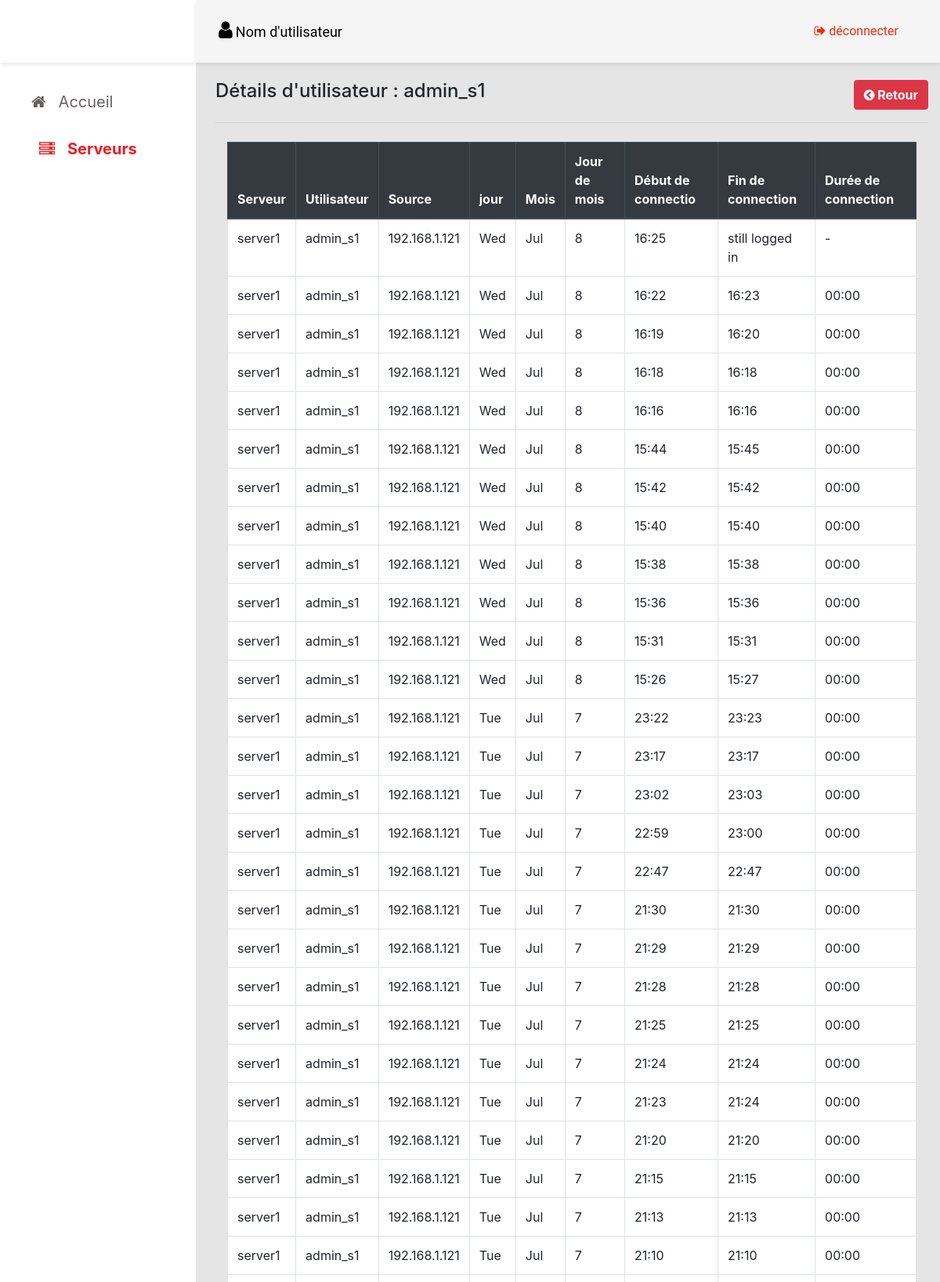
Page /détails-utilisateur.php?id=server1&nom=admin_s1 (upper part) on the committed database.
### tables this page shows
CREATE TABLE info_history(
          servers_name VARCHAR(20),
          users_name VARCHAR(30),
          add_source VARCHAR(30),
          day_connection VARCHAR(30),
          month_connection  VARCHAR(30),
          day_of_month_connection  VARCHAR(30),
          begin_connection VARCHAR(30),
          end_disconnection VARCHAR (30),
          duration_connection VARCHAR(30)
          );

### détails-utilisateur.php (the view, shortened to what this page needs)
<?php
$srv= $_GET['id'];
$nom=$_GET['nom'];
							$db = new MyDB();
							$sql = "select * from info_history where servers_name='".$srv."' and users_name='".$nom."'";
                            $rs=$db->query($sql);
								?>
<!DOCTYPE html>
<html>
<head>
	<link rel="stylesheet" type="text/css" href="css/style1.css">
	<link rel="stylesheet" type="text/css" href="css/bootstrap.min.css">
    <link rel="stylesheet" type="text/css" href="css/datatables.min.css">
	<link rel="stylesheet" type="text/css" href="fonts/font-awesome-4.7.0/css/font-awesome.min.css">
</head>
<body style="background-color: #e5e5e5;">
	<nav class="sidebar">
		<div class="sidebar-head"></div>
		<div class="sidebar-body">
			<ul>
				<li><a href="accueil.php"><i class="fa fa-home"></i>Accueil</a></li>
				<li><a href="serveurs.php" class="active"><i class="fa fa-server"></i>Serveurs</a></li>
			</ul>
		</div>
	</nav>
	<div class="page-container">
		<nav class="navbar navbar-expand-sm fixed-top">
			<div class="navbrand">
				<a href="" class="btn">
					<i class="fa fa-user" style="font-size: 25px;"></i>
					<span style="font-size: 18px;">Nom d'utilisateur</span>
				</a>
			</div>
			<div class="nav-item ml-auto">
				<div class="profil">
					<div class="item mr-4">
						<a href="" class="btn" style="color:#f52a0f;font-size: 16px;">
							<i class="fa fa-sign-out"></i> déconnecter
						</a>
					</div>
				</div>
			</div>
		</nav>
		<div class="contenu">
			<div class="container">
				<div class="row mb-3 mt-4">
        			<div class="col-md-6"><h4>Détails d'utilisateur : <?php echo $nom ?></h4></div>
        			<div class="col-md-6 text-right">
        				<a href="javascript:history.back()" class="btn btn-danger"role="button">
        					<i class="fa fa-chevron-circle-left"></i><b> Retour</b>
						</a>
        			</div>
    			</div>
    			<hr width="100%">
    			<div class="container">
    				<div class="row mt-4">
                        <div class="col-md-12 mx-auto">
                            <table class="table table-bordered bg-white">
                                <thead class="thead-dark">
                                    <tr>
                                        <th class="th-sm">Serveur</th>
                                        <th class="th-sm">Utilisateur</th>
                                        <th class="th-sm">Source</th>
                                        <th class="th-sm">jour </th>
                                        <th class="th-sm">Mois </th>
                                        <th class="th-sm">Jour de mois</th>
                                        <th class="th-sm">Début de connectio</th>
                                        <th class="th-sm">Fin de connection</th>
                                        <th class="th-sm">Durée de connection</th>
                                    </tr>
                                </thead>
                                <tbody>
                                <?php
                                while($row=$rs->fetchArray())
										{
											?>
                                    <tr>
                                        <td><?php echo $row['servers_name']?></td>
                                        <td><?php echo $row['users_name']?></td>
                                        <td><?php echo $row['add_source']?></td>
                                        <td><?php echo $row['day_connection']?></td>
                                        <td><?php echo $row['month_connection']?></td>
                                        <td><?php echo $row['day_of_month_connection']?></td>
                                        <td><?php echo $row['begin_connection']?></td>
                                        <td><?php echo $row['end_disconnection']?></td>
                                        <td><?php echo $row['duration_connection']?></td>
                                    </tr>
                                    <?php
										}
										?>
                                </tbody>
                            </table>
                        </div>
                    </div>
    			</div>
			</div>
		</div>
	</div>
</body>
</html>

### css/style1.css (style rules this page uses)
body { background-color: #e5e5e5; }
* { padding: 0; margin: 0; list-style: none; text-decoration: none; }
.sidebar { position: fixed; width: 250px; height: 100%; background: white; }
.sidebar .sidebar-head { padding:4px 25px; height: 80px; user-select: none; box-shadow: 0px 2px 5px 0px rgba(0, 0, 0, 0.1); }
.sidebar .sidebar-body { padding-top:20px; }
.sidebar-body ul a { display: block; height: 100%; width: 100%; line-height: 60px; font-size: 20px; color: #676262; padding-left: 40px; box-sizing: border-box; transition: .4s; list-style: none; text-decoration: none; }
.sidebar-body ul .active { padding-left: 50px; color: #ED1C24; font-weight: bold; }
.sidebar-body ul a i { margin-right: 16px; }
.page-container { padding-top: 78px; padding-left: 260px; background-position: center; background-size: cover; height: 100vh; transition: all .5s; }
.navbar { font-family: 'Roboto', sans-serif; margin-left: 250px; height: 80px; background-color:#f5f5f5; box-shadow: 0px 2px 5px 0px rgba(0, 0, 0, 0.1); }
.navbar a { color: #000000; text-decoration: none; }
.navbar .navbrand span { font-size: 18px; }
.navbar .nav-item .item { cursor: pointer; }
.page-container .contenu { margin-top: 20px; }

### rows in the picture
info_history: servers_name "server1", users_name "admin_s1", add_source "192.168.1.121", day_connection "Wed", month_connection "Jul", day_of_month_connection "8", begin_connection "16:25", end_disconnection "still logged in", duration_connection "-"
info_history: servers_name "server1", users_name "admin_s1", add_source "192.168.1.121", day_connection "Wed", month_connection "Jul", day_of_month_connection "8", begin_connection "16:22", end_disconnection "16:23", duration_connection "00:00"
info_history: servers_name "server1", users_name "admin_s1", add_source "192.168.1.121", day_connection "Wed", month_connection "Jul", day_of_month_connection "8", begin_connection "16:19", end_disconnection "16:20", duration_connection "00:00"
info_history: servers_name "server1", users_name "admin_s1", add_source "192.168.1.121", day_connection "Wed", month_connection "Jul", day_of_month_connection "8", begin_connection "16:18", end_disconnection "16:18", duration_connection "00:00"
info_history: servers_name "server1", users_name "admin_s1", add_source "192.168.1.121", day_connection "Wed", month_connection "Jul", day_of_month_connection "8", begin_connection "16:16", end_disconnection "16:16", duration_connection "00:00"
info_history: servers_name "server1", users_name "admin_s1", add_source "192.168.1.121", day_connection "Wed", month_connection "Jul", day_of_month_connection "8", begin_connection "15:44", end_disconnection "15:45", duration_connection "00:00"
info_history: servers_name "server1", users_name "admin_s1", add_source "192.168.1.121", day_connection "Wed", month_connection "Jul", day_of_month_connection "8", begin_connection "15:42", end_disconnection "15:42", duration_connection "00:00"
info_history: servers_name "server1", users_name "admin_s1", add_source "192.168.1.121", day_connection "Wed", month_connection "Jul", day_of_month_connection "8", begin_connection "15:40", end_disconnection "15:40", duration_connection "00:00"
info_history: servers_name "server1", users_name "admin_s1", add_source "192.168.1.121", day_connection "Wed", month_connection "Jul", day_of_month_connection "8", begin_connection "15:38", end_disconnection "15:38", duration_connection "00:00"
info_history: servers_name "server1", users_name "admin_s1", add_source "192.168.1.121", day_connection "Wed", month_connection "Jul", day_of_month_connection "8", begin_connection "15:36", end_disconnection "15:36", duration_connection "00:00"
info_history: servers_name "server1", users_name "admin_s1", add_source "192.168.1.121", day_connection "Wed", month_connection "Jul", day_of_month_connection "8", begin_connection "15:31", end_disconnection "15:31", duration_connection "00:00"
info_history: servers_name "server1", users_name "admin_s1", add_source "192.168.1.121", day_connection "Wed", month_connection "Jul", day_of_month_connection "8", begin_connection "15:26", end_disconnection "15:27", duration_connection "00:00"
info_history: servers_name "server1", users_name "admin_s1", add_source "192.168.1.121", day_connection "Tue", month_connection "Jul", day_of_month_connection "7", begin_connection "23:22", end_disconnection "23:23", duration_connection "00:00"
info_history: servers_name "server1", users_name "admin_s1", add_source "192.168.1.121", day_connection "Tue", month_connection "Jul", day_of_month_connection "7", begin_connection "23:17", end_disconnection "23:17", duration_connection "00:00"
info_history: servers_name "server1", users_name "admin_s1", add_source "192.168.1.121", day_connection "Tue", month_connection "Jul", day_of_month_connection "7", begin_connection "23:02", end_disconnection "23:03", duration_connection "00:00"
info_history: servers_name "server1", users_name "admin_s1", add_source "192.168.1.121", day_connection "Tue", month_connection "Jul", day_of_month_connection "7", begin_connection "22:59", end_disconnection "23:00", duration_connection "00:00"
info_history: servers_name "server1", users_name "admin_s1", add_source "192.168.1.121", day_connection "Tue", month_connection "Jul", day_of_month_connection "7", begin_connection "22:47", end_disconnection "22:47", duration_connection "00:00"
info_history: servers_name "server1", users_name "admin_s1", add_source "192.168.1.121", day_connection "Tue", month_connection "Jul", day_of_month_connection "7", begin_connection "21:30", end_disconnection "21:30", duration_connection "00:00"
info_history: servers_name "server1", users_name "admin_s1", add_source "192.168.1.121", day_connection "Tue", month_connection "Jul", day_of_month_connection "7", begin_connection "21:29", end_disconnection "21:29", duration_connection "00:00"
info_history: servers_name "server1", users_name "admin_s1", add_source "192.168.1.121", day_connection "Tue", month_connection "Jul", day_of_month_connection "7", begin_connection "21:28", end_disconnection "21:28", duration_connection "00:00"
info_history: servers_name "server1", users_name "admin_s1", add_source "192.168.1.121", day_connection "Tue", month_connection "Jul", day_of_month_connection "7", begin_connection "21:25", end_disconnection "21:25", duration_connection "00:00"
info_history: servers_name "server1", users_name "admin_s1", add_source "192.168.1.121", day_connection "Tue", month_connection "Jul", day_of_month_connection "7", begin_connection "21:24", end_disconnection "21:24", duration_connection "00:00"
info_history: servers_name "server1", users_name "admin_s1", add_source "192.168.1.121", day_connection "Tue", month_connection "Jul", day_of_month_connection "7", begin_connection "21:23", end_disconnection "21:24", duration_connection "00:00"
info_history: servers_name "server1", users_name "admin_s1", add_source "192.168.1.121", day_connection "Tue", month_connection "Jul", day_of_month_connection "7", begin_connection "21:20", end_disconnection "21:20", duration_connection "00:00"
info_history: servers_name "server1", users_name "admin_s1", add_source "192.168.1.121", day_connection "Tue", month_connection "Jul", day_of_month_connection "7", begin_connection "21:15", end_disconnection "21:15", duration_connection "00:00"
info_history: servers_name "server1", users_name "admin_s1", add_source "192.168.1.121", day_connection "Tue", month_connection "Jul", day_of_month_connection "7", begin_connection "21:13", end_disconnection "21:13", duration_connection "00:00"
info_history: servers_name "server1", users_name "admin_s1", add_source "192.168.1.121", day_connection "Tue", month_connection "Jul", day_of_month_connection "7", begin_connection "21:10", end_disconnection "21:10", duration_connection "00:00"

### other values in the picture
$nom "admin_s1"
